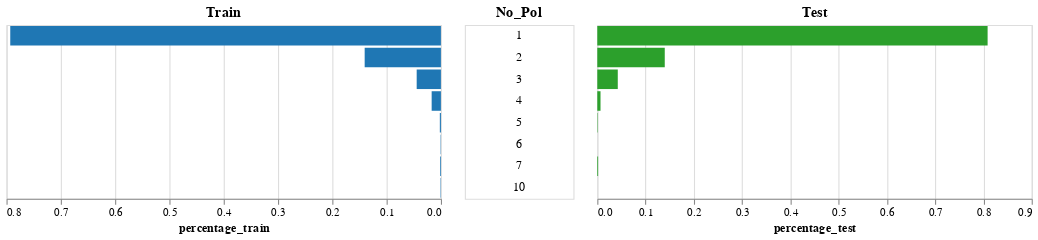

This figure's notebook cell:
### Markdown cell above
# No_Pol

### Code cell
compare_train_test(train, test, 'No_Pol')

### Figure 1 — Vega-Lite specification as saved in the notebook (floating-point values rounded to 4 significant figures)
{"config": {"view": {"continuousWidth": 400, "continuousHeight": 300}}, "concat": [{"mark": "bar", "encoding": {"color": {"value": "#1f77b4"}, "x": {"type": "quantitative", "field": "percentage_train", "sort": "descending"}, "y": {"type": "ordinal", "axis": null, "field": "value"}}, "title": "Train"}, {"mark": "text", "encoding": {"text": {"type": "ordinal", "field": "value"}, "y": {"type": "ordinal", "axis": null, "field": "value"}}, "title": "No_Pol", "width": 100}, {"mark": "bar", "encoding": {"color": {"value": "#2ca02c"}, "x": {"type": "quantitative", "field": "percentage_test"}, "y": {"type": "ordinal", "axis": null, "field": "value"}}, "title": "Test"}], "data": {"name": "data-cc2223e7b4f6f9483dd337ab15b8eb8d"}, "$schema": "https://vega.github.io/schema/vega-lite/v4.8.1.json", "datasets": {"data-cc2223e7b4f6f9483dd337ab15b8eb8d": [{"value": 1, "percentage_train": 0.7931, "percentage_test": 0.8087}, {"value": 2, "percentage_train": 0.1404, "percentage_test": 0.1398}, {"value": 3, "percentage_train": 0.04462, "percentage_test": 0.04243}, {"value": 4, "percentage_train": 0.01705, "percentage_test": 0.006656}, {"value": 5, "percentage_train": 0.001987, "percentage_test": 0.0008319}, {"value": 7, "percentage_train": 0.001407, "percentage_test": 0.001664}, {"value": 10, "percentage_train": 0.0007451, "percentage_test": 0.0}, {"value": 6, "percentage_train": 0.0006623, "percentage_test": 0.0}]}}
